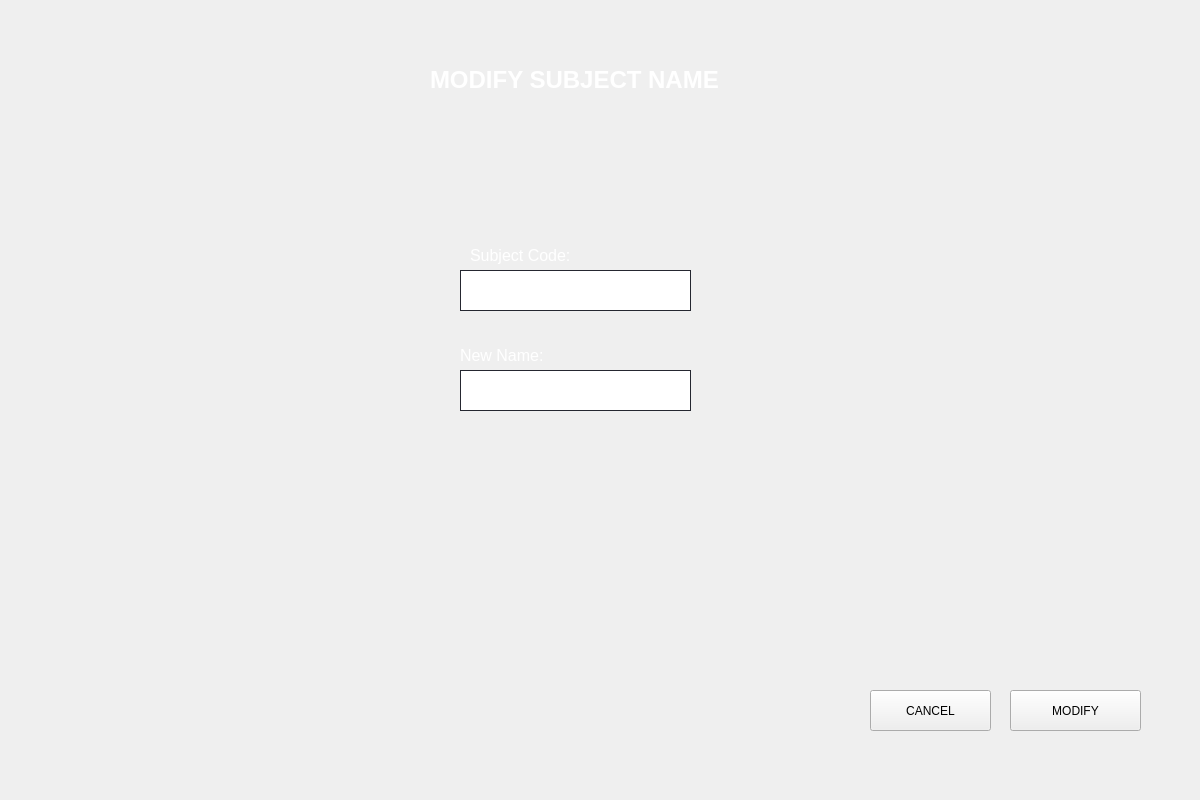
<?xml version="1.0" encoding="UTF-8"?>
<ui version="4.0">
 <class>Form</class>
 <widget class="QWidget" name="Form">
  <property name="geometry">
   <rect>
    <x>0</x>
    <y>0</y>
    <width>1200</width>
    <height>800</height>
   </rect>
  </property>
  <property name="windowTitle">
   <string>Form</string>
  </property>
  <widget class="QPushButton" name="modifier">
   <property name="geometry">
    <rect>
     <x>1010</x>
     <y>690</y>
     <width>131</width>
     <height>41</height>
    </rect>
   </property>
   <property name="styleSheet">
    <string notr="true"> font: 75 16pt &quot;Poppins&quot;;</string>
   </property>
   <property name="text">
    <string>MODIFY</string>
   </property>
  </widget>
  <widget class="QLineEdit" name="code">
   <property name="geometry">
    <rect>
     <x>460</x>
     <y>270</y>
     <width>231</width>
     <height>41</height>
    </rect>
   </property>
   <property name="styleSheet">
    <string notr="true">QLineEdit {
border: 1px solid rgb(37,39,48);

padding-left:20px;
padding-right:20px;
}
</string>
   </property>
  </widget>
  <widget class="QLineEdit" name="nom">
   <property name="geometry">
    <rect>
     <x>460</x>
     <y>370</y>
     <width>231</width>
     <height>41</height>
    </rect>
   </property>
   <property name="styleSheet">
    <string notr="true">QLineEdit {
border: 1px solid rgb(37,39,48);

padding-left:20px;
padding-right:20px;
}
</string>
   </property>
  </widget>
  <widget class="QLabel" name="label_2">
   <property name="geometry">
    <rect>
     <x>470</x>
     <y>230</y>
     <width>461</width>
     <height>51</height>
    </rect>
   </property>
   <property name="styleSheet">
    <string notr="true"/>
   </property>
   <property name="text">
    <string>&lt;html&gt;&lt;head/&gt;&lt;body&gt;&lt;p&gt;&lt;span style=&quot; font-size:12pt; color:#fff&quot;&gt;Subject Code:&lt;/span&gt;&lt;/p&gt;&lt;/body&gt;&lt;/html&gt;</string>
   </property>
  </widget>
  <widget class="QLabel" name="label_3">
   <property name="geometry">
    <rect>
     <x>460</x>
     <y>320</y>
     <width>461</width>
     <height>71</height>
    </rect>
   </property>
   <property name="styleSheet">
    <string notr="true"/>
   </property>
   <property name="text">
    <string>&lt;html&gt;&lt;head/&gt;&lt;body&gt;&lt;p&gt;&lt;span style=&quot; font-size:12pt; color:#fff;&quot;&gt;New Name:&lt;/span&gt;&lt;/p&gt;&lt;/body&gt;&lt;/html&gt;</string>
   </property>
  </widget>
  <widget class="QLabel" name="label_5">
   <property name="geometry">
    <rect>
     <x>430</x>
     <y>60</y>
     <width>491</width>
     <height>41</height>
    </rect>
   </property>
   <property name="styleSheet">
    <string notr="true">font: 75 16pt &quot;Arial&quot;;</string>
   </property>
   <property name="text">
    <string>&lt;html&gt;&lt;head/&gt;&lt;body&gt;&lt;p&gt;&lt;span style=&quot; font-size:18pt; font-weight:600;color:#fff; color:#FFFFFF;&quot;&gt;MODIFY SUBJECT NAME&lt;/span&gt;&lt;/p&gt;&lt;/body&gt;&lt;/html&gt;</string>
   </property>
  </widget>
  <widget class="QPushButton" name="annuler">
   <property name="geometry">
    <rect>
     <x>870</x>
     <y>690</y>
     <width>121</width>
     <height>41</height>
    </rect>
   </property>
   <property name="styleSheet">
    <string notr="true"> font: 75 16pt &quot;Poppins&quot;;</string>
   </property>
   <property name="text">
    <string>CANCEL</string>
   </property>
  </widget>
  <widget class="QLabel" name="code_2">
   <property name="geometry">
    <rect>
     <x>470</x>
     <y>320</y>
     <width>221</width>
     <height>21</height>
    </rect>
   </property>
   <property name="text">
    <string/>
   </property>
  </widget>
  <widget class="QLabel" name="nom_2">
   <property name="geometry">
    <rect>
     <x>470</x>
     <y>420</y>
     <width>221</width>
     <height>21</height>
    </rect>
   </property>
   <property name="text">
    <string/>
   </property>
  </widget>
  <widget class="QLabel" name="label">
   <property name="geometry">
    <rect>
     <x>-40</x>
     <y>-10</y>
     <width>1291</width>
     <height>851</height>
    </rect>
   </property>
   <property name="text">
    <string/>
   </property>
   <property name="pixmap">
    <pixmap>bg.jpg</pixmap>
   </property>
   <property name="scaledContents">
    <bool>true</bool>
   </property>
  </widget>
 
  <zorder>label</zorder>
  <zorder>modifier</zorder>
  <zorder>code</zorder>
  <zorder>nom</zorder>
  <zorder>label_2</zorder>
  <zorder>label_3</zorder>
  <zorder>label_5</zorder>
  <zorder>annuler</zorder>
  <zorder>code_2</zorder>
  <zorder>nom_2</zorder>
  <zorder>label_10</zorder>
 </widget>
 <resources/>
 <connections/>
</ui>
